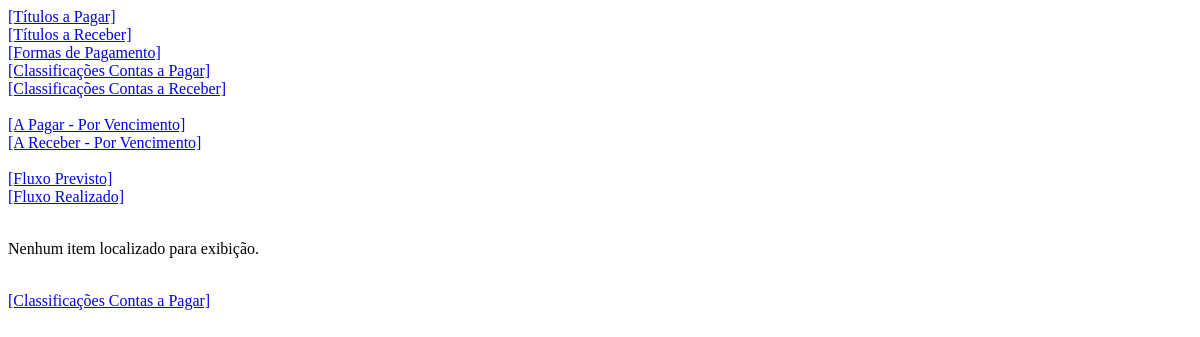
Page /fluxo/classificacaopagar/6 on the earlier database version.
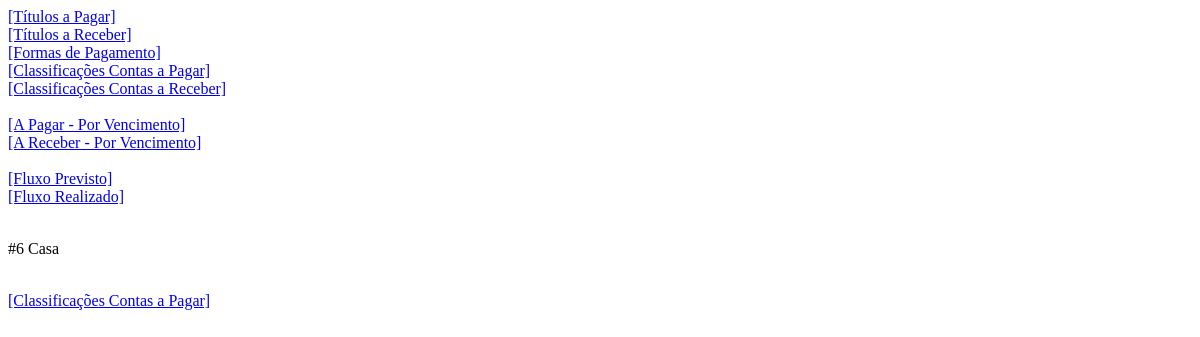
Same page on the later database version.
### fluxocaixa/models.py (models this page shows, shortened)
class ClassificacaoPagar(models.Model):
    descricao = models.CharField(max_length=30)
    objects = ClassificacaoManager()

### fluxocaixa/views/vclassificacaopagar.py (the view)
# urls.py: path('classificacaopagar/<int:classificacaoid>', vclassificacaopagar.classificacaopagar, name='classificacaopagar'),
def classificacaopagar(request,classificacaoid):
    db_entidade = ClassificacaoPagar.objects.classificacao(classificacaoid=classificacaoid).values()
    payload = { 'lista' : list(db_entidade) }
    template = loader.get_template('classificacaopagar/detalhar.html')
    return HttpResponse(template.render(payload, request))

### fluxocaixa/models.py (called while the page is built)
    def classificacao(self,classificacaoid):
        result = self.filter(id=classificacaoid)
        return result

### fluxocaixa/templates/classificacaopagar/detalhar.html
{% extends 'base.html' %}
{% block content %}
    {% if lista %}
        {% for i in lista %}
            <div>
                <p>#{{i.id}} {{ i.descricao }}</p>
            </div>
        {% endfor %}
    {% else %}
        <p>Nenhum item localizado para exibição.</p>
    {% endif %}
    <br />
    <a href="{% url 'classificacoespagar' %}">[Classificações Contas a Pagar]</a>
{% endblock %}

Differences in the rows shown:
added ClassificacaoPagar: id "6", descricao "Casa"
Other differences:
text no longer shown: "Nenhum item localizado para exibição."
